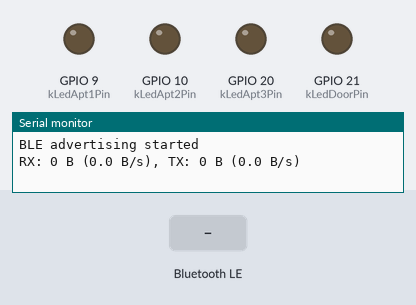
Recording of a program running on a simulated ESP32-C3. Parts: output pins drawn as LEDs (lit = HIGH), the last lines printed to the serial monitor. Dashed ring = blinking. The inputs (shaded band) are chosen by the test bench. Nothing arrives over Bluetooth unless stated; a phone connects over Bluetooth LE 3 s after start.

Above: at 1.4 s.
1.5 s: Bluetooth LE write "CALL:1" received
At 1.63 s:
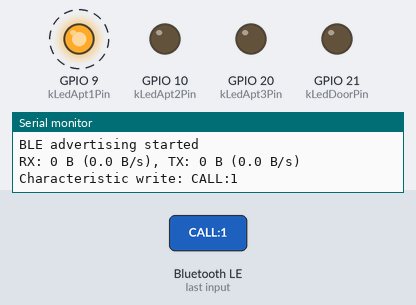
4.5 s: Bluetooth LE write "DOOR_OPEN" received
At 4.63 s:
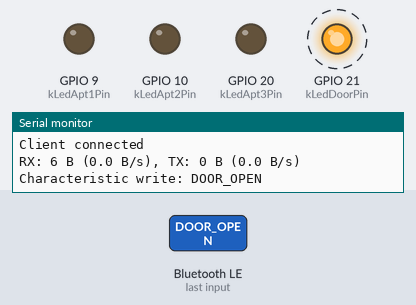
7.5 s: Bluetooth LE write "CALL:2" received
At 7.63 s:
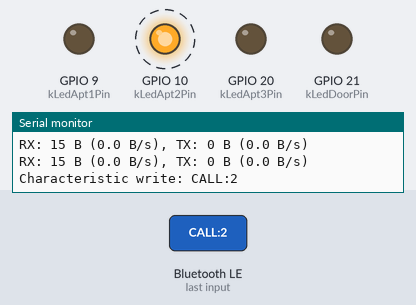
10.5 s: Bluetooth LE write "CALL:3" received
At 10.63 s:
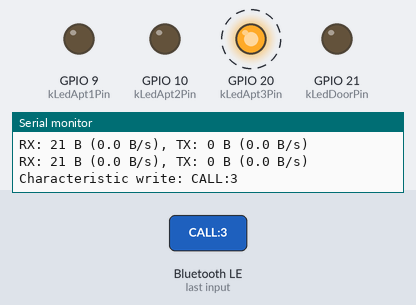
Timing chart, 0 to 14.8 s (numbered marks = the images above; inputs shaded):
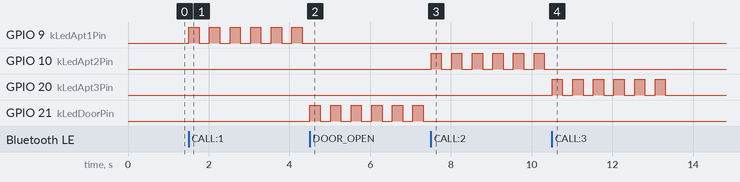

Measured:
- after the input at 1.5 s, GPIO 9 (kLedApt1Pin): alternates HIGH for 0.26 s and LOW for 0.26 s, starting at once
- after the input at 4.5 s, GPIO 21 (kLedDoorPin): alternates HIGH for 0.26 s and LOW for 0.26 s, starting at once
- after the input at 7.5 s, GPIO 10 (kLedApt2Pin): alternates HIGH for 0.26 s and LOW for 0.26 s, starting at once
- after the input at 10.5 s, GPIO 20 (kLedApt3Pin): alternates HIGH for 0.26 s and LOW for 0.26 s, 12 changes in all, then stays LOW, starting at once

The program:

main.cpp
```cpp
#include <Arduino.h>
#include <NimBLEDevice.h>

static const char* kDeviceName = "TEST";

static NimBLEUUID kServiceUuid("9b2a1c50-4f66-4c3e-9a6b-6f0c6b2f3a01");
static NimBLEUUID kCharUuid("9b2a1c50-4f66-4c3e-9a6b-6f0c6b2f3a02");

static NimBLEServer* g_server = nullptr;
static NimBLECharacteristic* g_characteristic = nullptr;

static uint64_t g_rx_bytes = 0;
static uint64_t g_tx_bytes = 0;
static uint64_t g_last_report_rx_bytes = 0;
static uint64_t g_last_report_tx_bytes = 0;
static uint32_t g_last_report_ms = 0;

static void SendNotification(const std::string& payload) {
  if (!g_server || g_server->getConnectedCount() == 0 || !g_characteristic) {
    Serial.println("No BLE client connected.");
    return;
  }

  g_characteristic->setValue(reinterpret_cast<const uint8_t*>(payload.data()), payload.size());
  g_characteristic->notify();
  g_tx_bytes += static_cast<uint64_t>(payload.size());
}

static const uint8_t kLedApt1Pin = 9;
static const uint8_t kLedApt2Pin = 10;
static const uint8_t kLedApt3Pin = 20;
static const uint8_t kLedDoorPin = 21;

static const uint32_t kBlinkDurationMs = 3000;
static const uint32_t kBlinkIntervalMs = 250;

struct BlinkTask {
  uint8_t pin;
  bool active;
  bool state;
  uint32_t start_ms;
  uint32_t last_toggle_ms;
};

static BlinkTask g_blink_tasks[] = {
    {kLedApt1Pin, false, false, 0, 0},
    {kLedApt2Pin, false, false, 0, 0},
    {kLedApt3Pin, false, false, 0, 0},
    {kLedDoorPin, false, false, 0, 0},
};

static void StartBlink(uint8_t pin) {
  uint32_t now = millis();
  for (auto& task : g_blink_tasks) {
    if (task.pin == pin) {
      task.active = true;
      task.state = false;
      task.start_ms = now;
      task.last_toggle_ms = 0;
      digitalWrite(task.pin, LOW);
      return;
    }
  }
}

static void UpdateBlinkTasks() {
  uint32_t now = millis();
  for (auto& task : g_blink_tasks) {
    if (!task.active) {
      continue;
    }
    if (now - task.start_ms >= kBlinkDurationMs) {
      task.active = false;
      task.state = false;
      digitalWrite(task.pin, LOW);
      continue;
    }
    if (task.last_toggle_ms == 0 || now - task.last_toggle_ms >= kBlinkIntervalMs) {
      task.state = !task.state;
      digitalWrite(task.pin, task.state ? HIGH : LOW);
      task.last_toggle_ms = now;
    }
  }
}

static std::string TrimAscii(std::string input) {
  const char* kWhitespace = " \r\n\t";
  size_t start = input.find_first_not_of(kWhitespace);
  if (start == std::string::npos) {
    return std::string();
  }
  size_t end = input.find_last_not_of(kWhitespace);
  return input.substr(start, end - start + 1);
}

class ServerCallbacks : public NimBLEServerCallbacks {
  void onConnect(NimBLEServer* server, NimBLEConnInfo& connInfo) override {
    (void)server;
    (void)connInfo;
    Serial.println("Client connected");
  }

  void onDisconnect(NimBLEServer* server, NimBLEConnInfo& connInfo, int reason) override {
    (void)server;
    (void)connInfo;
    (void)reason;
    Serial.println("Client disconnected");
    NimBLEDevice::startAdvertising();
  }
};

class CharacteristicCallbacks : public NimBLECharacteristicCallbacks {
  void onRead(NimBLECharacteristic* characteristic, NimBLEConnInfo& connInfo) override {
    (void)characteristic;
    (void)connInfo;
    Serial.println("Characteristic read");
  }

  void onWrite(NimBLECharacteristic* characteristic, NimBLEConnInfo& connInfo) override {
    (void)connInfo;
    std::string raw = characteristic->getValue();
    g_rx_bytes += raw.size();
    std::string value = TrimAscii(raw);
    Serial.printf("Characteristic write: %s\n", value.c_str());

    if (value == "CALL:1") {
      StartBlink(kLedApt1Pin);
    } else if (value == "CALL:2") {
      StartBlink(kLedApt2Pin);
    } else if (value == "CALL:3") {
      StartBlink(kLedApt3Pin);
    } else if (value == "DOOR_OPEN") {
      StartBlink(kLedDoorPin);
    } else {
      Serial.println("Unknown command");
    }
  }
};

void setup() {
  Serial.begin(115200);
  delay(200);

  pinMode(kLedApt1Pin, OUTPUT);
  pinMode(kLedApt2Pin, OUTPUT);
  pinMode(kLedApt3Pin, OUTPUT);
  pinMode(kLedDoorPin, OUTPUT);

  digitalWrite(kLedApt1Pin, LOW);
  digitalWrite(kLedApt2Pin, LOW);
  digitalWrite(kLedApt3Pin, LOW);
  digitalWrite(kLedDoorPin, LOW);

  NimBLEDevice::init(kDeviceName);
  NimBLEDevice::setPower(ESP_PWR_LVL_P9);

  g_server = NimBLEDevice::createServer();
  g_server->setCallbacks(new ServerCallbacks());

  NimBLEService* service = g_server->createService(kServiceUuid);
  g_characteristic = service->createCharacteristic(
      kCharUuid,
      NIMBLE_PROPERTY::READ | NIMBLE_PROPERTY::WRITE | NIMBLE_PROPERTY::NOTIFY);

  g_characteristic->setValue("hello");
  g_characteristic->setCallbacks(new CharacteristicCallbacks());
  service->start();

  NimBLEAdvertising* advertising = NimBLEDevice::getAdvertising();
  advertising->addServiceUUID(kServiceUuid);
  NimBLEAdvertisementData advData;
  advData.setName(kDeviceName);
  advertising->setAdvertisementData(advData);
  NimBLEAdvertisementData scanData;
  scanData.setName(kDeviceName);
  advertising->setScanResponseData(scanData);
  advertising->start();

  Serial.println("BLE advertising started");
}

void loop() {
  UpdateBlinkTasks();
  uint32_t now = millis();

  if (Serial.available() > 0) {
    String input = Serial.readStringUntil('\n');
    input.trim();
    if (input.length() > 0) {
      std::string payload(input.c_str());
      SendNotification(payload);
      Serial.printf("Sent notify: %s\n", payload.c_str());
    }
  }

  if (now - g_last_report_ms >= 1000) {
    float seconds = (now - g_last_report_ms) / 1000.0f;
    g_last_report_ms = now;
    uint64_t rx_delta = g_rx_bytes - g_last_report_rx_bytes;
    uint64_t tx_delta = g_tx_bytes - g_last_report_tx_bytes;
    g_last_report_rx_bytes = g_rx_bytes;
    g_last_report_tx_bytes = g_tx_bytes;
    float rx_rate = seconds > 0.0f ? static_cast<float>(rx_delta) / seconds : 0.0f;
    float tx_rate = seconds > 0.0f ? static_cast<float>(tx_delta) / seconds : 0.0f;
    Serial.printf("RX: %llu B (%.1f B/s), TX: %llu B (%.1f B/s)\n",
                  static_cast<unsigned long long>(g_rx_bytes),
                  rx_rate,
                  static_cast<unsigned long long>(g_tx_bytes),
                  tx_rate);
  }

  delay(10);
}
```
